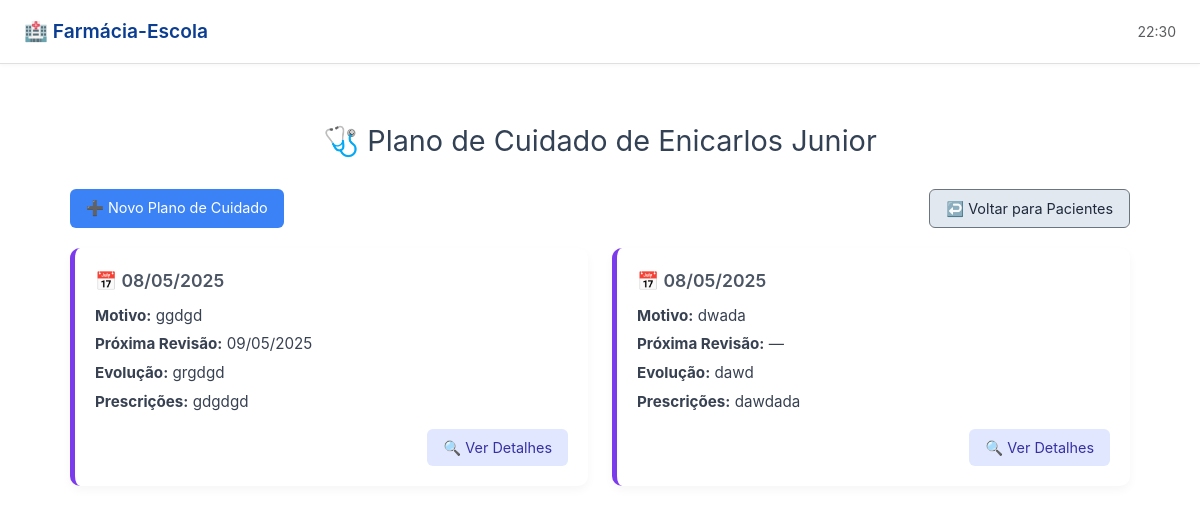
Before: /consulta/consulta/listar/1/ with the older database file.
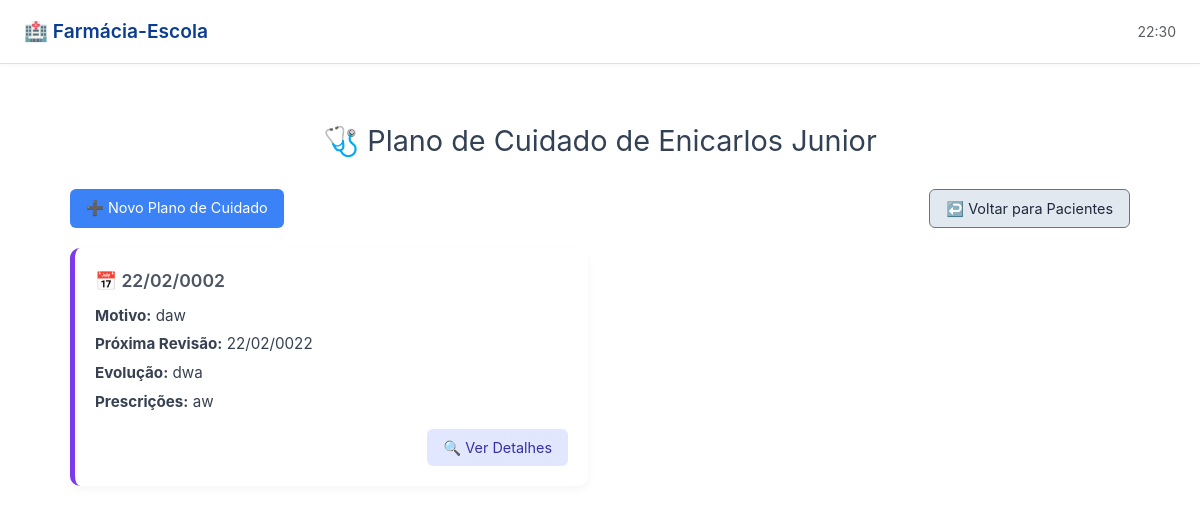
After: the same page with the newer database file.
### consulta/models.py (models this page shows, shortened)
class Consulta(models.Model):
    paciente = models.ForeignKey(Paciente, on_delete=models.CASCADE, related_name='consultas')
    data_consulta = models.DateField()
    evolucao = models.TextField()
    motivo_consulta = models.TextField(max_length=255)
    prescricoes_exames = models.TextField()
    data_proxima_revisao = models.DateField(null=True, blank=True)
    exames_arquivo = models.FileField(
        upload_to='exames_consulta/',
        blank=True,
        null=True,
        verbose_name='Arquivo de Exames (PDF, JPG, PNG, DOC etc.)'
    )

### consulta/views.py (the view)
# urls.py: path('consulta/listar/<int:paciente_id>/', views.listar_consultas, name='consulta_listar_consultas'),
def listar_consultas(request, paciente_id):
    paciente = get_object_or_404(Paciente, id=paciente_id)
    consultas_list = Consulta.objects.filter(paciente=paciente).order_by('-data_consulta')
    paginator = Paginator(consultas_list, 6)
    page_number = request.GET.get('page')
    consultas = paginator.get_page(page_number)
    base_url = '?'
    previous_url = next_url = None
    if consultas.has_previous():
        previous_url = base_url + urlencode({'page': consultas.previous_page_number})
    if consultas.has_next():
        next_url = base_url + urlencode({'page': consultas.next_page_number})
    return render(request, 'listar_consultas.html', {
        'paciente': paciente,
        'consultas': consultas,
        'pagination_info': {
            'has_pages': consultas.has_other_pages(),
            'page': consultas.number,
            'total': consultas.paginator.num_pages,
            'previous_url': previous_url,
            'next_url': next_url,
        }
    })

### consulta/templates/listar_consultas.html (shortened to what this page needs)
{% extends 'menu.html' %}
{% load static %}
{% block content %}
<div class="container">
  <h2>🩺 Plano de Cuidado de {{ paciente.nome }}</h2>
  <div class="top-bar">
    <a href="{% url 'consulta_create_consulta' paciente.id %}" class="btn btn-primary">➕ Novo Plano de Cuidado</a>
    <a href="{% url 'paciente_list' %}" class="btn btn-secondary">↩️ Voltar para Pacientes</a>
  </div>
  <div class="row g-4">
    {% for consulta in consultas %}
    <div class="col-md-6">
      <div class="consulta-card">
        <div class="consulta-header">📅 {{ consulta.data_consulta|date:"d/m/Y" }}</div>
        <div class="consulta-info"><strong>Motivo:</strong> {{ consulta.motivo_consulta|default:"—" }}</div>
        <div class="consulta-info"><strong>Próxima Revisão:</strong> {{ consulta.data_proxima_revisao|date:"d/m/Y"|default:"—" }}</div>
        <div class="consulta-info"><strong>Evolução:</strong> {{ consulta.evolucao|truncatewords:15|default:"—" }}</div>
        <div class="consulta-info"><strong>Prescrições:</strong> {{ consulta.prescricoes_exames|truncatewords:10|default:"—" }}</div>
        <div class="consulta-actions">
          <a href="{% url 'consulta_detalhe_consulta' consulta.id %}" class="btn btn-ver">🔍 Ver Detalhes</a>
        </div>
      </div>
    </div>
    {% empty %}
    <div class="col-12 text-center text-muted">Nenhum Plano de Cuidado registrado.</div>
    {% endfor %}
  </div>
</div>
{% endblock %}

Changed rows visible on the page:
removed Consulta: data_consulta "08/05/2025", motivo_consulta "ggdgd", data_proxima_revisao "09/05/2025", evolucao "grgdgd", prescricoes_exames "gdgdgd"
removed Consulta: data_consulta "08/05/2025", motivo_consulta "dwada", data_proxima_revisao "—", evolucao "dawd", prescricoes_exames "dawdada"
added Consulta: data_consulta "22/02/0002", motivo_consulta "daw", data_proxima_revisao "22/02/0022", evolucao "dwa", prescricoes_exames "aw"
